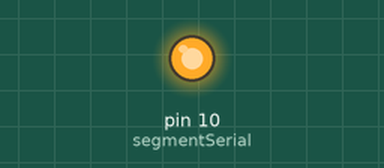
This sketch was run on a simulated Arduino Uno, built with avr-gcc and run on an emulated ATmega328P. Parts: output pins drawn as LEDs (lit = HIGH). Pins used as bus, display or sensor lines are not drawn.

Above: at 0.1 s.
Timing chart, 0 to 1.6 s (numbered marks = the images above):
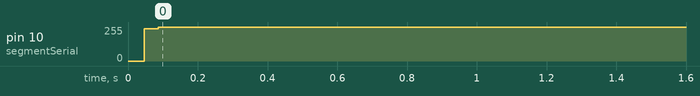

Measured:
- by itself, pin 10 (segmentSerial): 0/255 → 255/255 at 0.05 s

The sketch:

main.ino
```cpp
#include "segmentControl.h"

byte digits[]{
    0b11011110,
    0b00000110,
    0b10111010,
    0b10101110,
    0b01100110,
    0b11101100,
    0b11111100,
    0b10000110,
    0b11111110,
    0b11101110,
    0b11110110,
    0b01111100,
    0b11011000,
    0b00111110,
    0b11111000,
    0b11110000
};

void setup()
{
	initSegDisp();

    resetDisplay();

    writeDisp(digits[3]);

    setSegPos(5);
    writeSeg(false);

    setSegPos(4);
    writeSeg(true);

    setSegPos(6);
    writeSeg(true);

    setSegPos(3);
    writeSeg(false);

    setSegPos(0);
    writeSeg(true);

    dispReg();
}

void loop()
{
    // dispDigit(&count);
    // delay(1000);
}

char count = 0;

// dispDigit has the digit param for any special use for the display.
void dispDigit(char* digit) {
    writeDisp(digits[*digit & 0xf]);

    *digit += 1;

    dispReg();
}
```

segmentControl.cpp
```cpp
#include "segmentControl.h"

void initSegDisp() {
    pinMode(segmentLatch, OUTPUT);
	pinMode(segmentClock, OUTPUT);
	pinMode(segmentSerial, OUTPUT);
    digitalWrite(segmentLatch, HIGH);
    digitalWrite(segmentClock, LOW);
    digitalWrite(segmentSerial, LOW);
}

void tickPin(char pin) {
    digitalWrite(pin, LOW);
    digitalWrite(pin, HIGH);
}

void resetDisplay() {
    writeDisp(0);
    dispReg();
}

void dispReg() {
    tickPin(segmentLatch);
}

char segPos = 0;

void nextSeg() {
    tickPin(segmentClock);
    segPos++;
}

void skipSegs(char skips) {
    digitalWrite(segmentLatch, LOW);

    for(skips &= 0b111; skips; skips--) {
        nextSeg();
    }

    digitalWrite(segmentLatch, HIGH);

    segPos += skips;
}

void setSegPos(char newPos) {
    skipSegs(newPos - segPos);
}

void resetSegPos(char pos) {
    segPos = pos;
}

void writeSeg(boolean on) {
    digitalWrite(segmentSerial, on);
    nextSeg();
}

void writeDisp(char segs) {
    setSegPos(0);

    do {
        writeSeg(segs >> segPos & 1);
    } while(segPos);
}
```

segmentControl.h
```cpp
#include <Arduino.h>

#define segmentLatch 8
#define segmentClock 9
#define segmentSerial 10

/**
 * @brief initializes the display pins
 *
 */
void initSegDisp();

/**
 * @brief displays the register
 *
 */
void dispReg();

/**
 * @brief writes the segment and moves to the next segment pos
 *
 * @param on if segment is on or off
 */
void writeSeg(bool on);

/**
 * @brief sets segment position
 *
 * @param pos new segment position
 */
void resetSegPos(char pos);

/**
 * @brief writes to the entire display with the given segments
 *
 * @param segs 8-bit char with each bit place having the information to turn the led on or off
 */
void writeDisp(char segs);

/**
 * @brief loads the register information and skips @param skips segments
 *
 * @param skips number of segments to skip
 */
void skipSegs(char skips);

/**
 * @brief turns pin on and off
 *
 * @param pin pin to tick
 */
void tickPin(char pin);

/**
 * @brief clears the display and resets the position
 *
 */
void resetDisplay();

/**
 * @brief goes to the new segment position
 *
 * @param newPos new segment position
 */
void setSegPos(char newPos);
```
